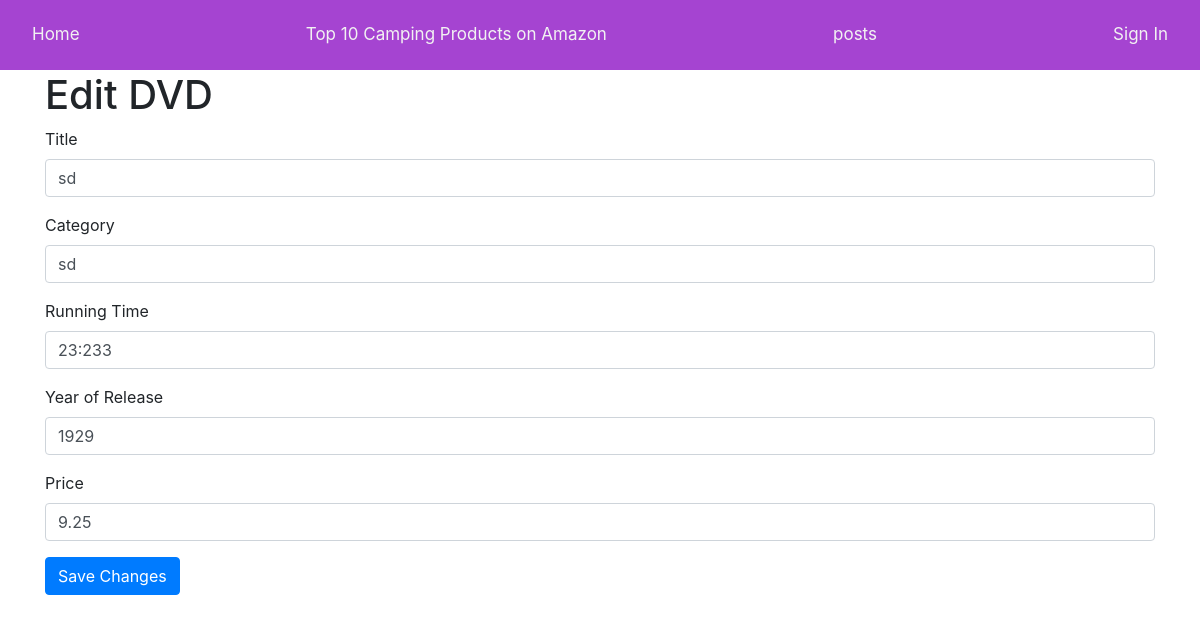
Before: /edit-dvd/4 with the older database file.
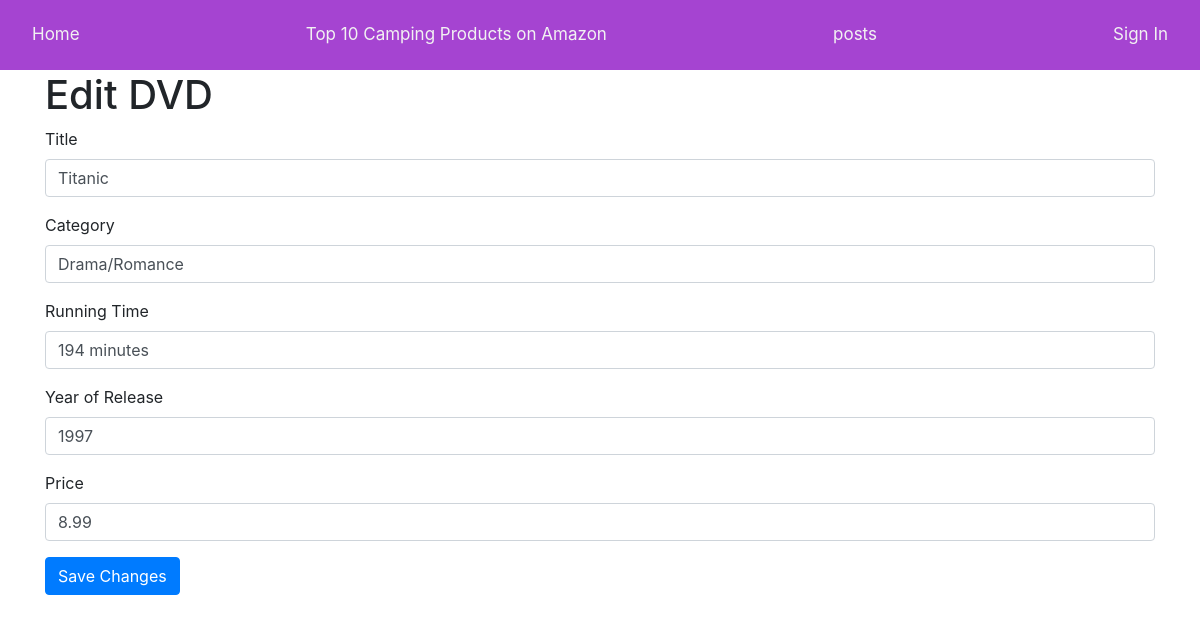
After: the same page with the newer database file.
### api/models.py (models this page shows)
class DVD(db.Model):
    id = db.Column(db.Integer, primary_key=True)
    title = db.Column(db.String(100), nullable=False)
    category = db.Column(db.String(50), nullable=False)
    running_time = db.Column(db.String(20), nullable=False)
    year = db.Column(db.Integer, nullable=False)
    price = db.Column(db.Float, nullable=False)
    __table_args__ = (
        CheckConstraint('id >= 1'),
        CheckConstraint('id <= 100'),
    )

### api/routes.py (the view, shortened to what this page needs)
@dvd.route('/edit-dvd/<int:id>', methods=['GET', 'POST'])
def edit_dvd(id):
    try:
        dvd = DVD.query.get_or_404(id)
        return render_template("edit_dvd.html",user=current_user, dvd=dvd)
    except Exception as e:
        error_message = traceback.format_exc()
        return render_template('error.html', error=error_message)

### api/templates/edit_dvd.html (shortened to what this page needs)
{% extends "base.html" %}
{% block content%}
<!DOCTYPE html>
<html>
<head>
    <link rel="stylesheet" href="https://stackpath.bootstrapcdn.com/bootstrap/4.3.1/css/bootstrap.min.css">
</head>
<body>
    <div class="container">
        <h1>Edit DVD</h1>
        <form method="POST">
            <div class="form-group">
                <label for="title">Title</label>
                <input type="text" class="form-control" id="title" name="title" value="{{ dvd.title }}">
            </div>
            <div class="form-group">
                <label for="category">Category</label>
                <input type="text" class="form-control" id="category" name="category" value="{{ dvd.category }}">
            </div>
            <div class="form-group">
                <label for="running_time">Running Time</label>
                <input type="text" class="form-control" id="running_time" name="running_time" value="{{ dvd.running_time }}">
            </div>
            <div class="form-group">
                <label for="year">Year of Release</label>
                <input type="text" class="form-control" id="year" name="year" value="{{ dvd.year }}">
            </div>
            <div class="form-group">
                <label for="price">Price</label>
                <input type="text" class="form-control" id="price" name="price" value="{{ dvd.price }}">
            </div>
            <button type="submit" class="btn btn-primary">Save Changes</button>
        </form>
    </div>
</body>
</html>
{% endblock %}

Changed rows visible on the page:
changed DVD: title "sd" → "Titanic"; category "sd" → "Drama/Romance"; running_time "23:233" → "194 minutes"; year "1929" → "1997"; price "9.25" → "8.99"
